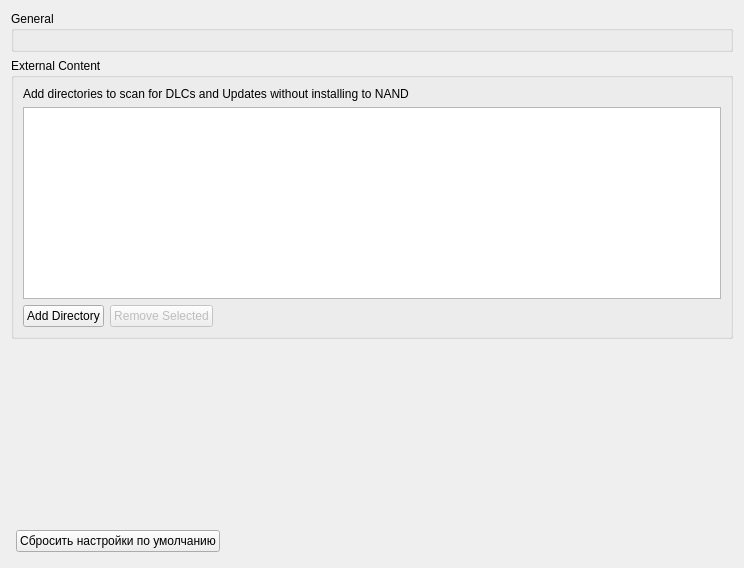
<?xml version="1.0" encoding="UTF-8"?>
<ui version="4.0">
 <class>ConfigureGeneral</class>
 <widget class="QWidget" name="ConfigureGeneral">
  <property name="geometry">
   <rect>
    <x>0</x>
    <y>0</y>
    <width>744</width>
    <height>568</height>
   </rect>
  </property>
  <property name="windowTitle">
   <string>Form</string>
  </property>
  <property name="accessibleName">
   <string>General</string>
  </property>
  <layout class="QHBoxLayout" name="HorizontalLayout">
   <item>
    <layout class="QVBoxLayout" name="VerticalLayout">
     <item>
      <widget class="QGroupBox" name="GeneralGroupBox">
       <property name="title">
        <string>General</string>
       </property>
       <layout class="QHBoxLayout" name="GeneralHorizontalLayout">
        <item>
         <widget class="QWidget" name="general_widget" native="true">
          <layout class="QVBoxLayout" name="GeneralVerticalLayout">
           <property name="leftMargin">
            <number>0</number>
           </property>
           <property name="topMargin">
            <number>0</number>
           </property>
           <property name="rightMargin">
            <number>0</number>
           </property>
           <property name="bottomMargin">
            <number>0</number>
           </property>
          </layout>
         </widget>
        </item>
       </layout>
      </widget>
     </item>
     <item>
      <widget class="QGroupBox" name="groupBox_external">
       <property name="title">
        <string>External Content</string>
       </property>
       <layout class="QVBoxLayout" name="verticalLayout_external">
        <item>
         <widget class="QLabel" name="label_external_desc">
          <property name="text">
           <string>Add directories to scan for DLCs and Updates without installing to NAND</string>
          </property>
          <property name="wordWrap">
           <bool>true</bool>
          </property>
         </widget>
        </item>
        <item>
         <widget class="QListWidget" name="external_content_list">
          <property name="selectionMode">
           <enum>QAbstractItemView::SingleSelection</enum>
          </property>
         </widget>
        </item>
        <item>
         <layout class="QHBoxLayout" name="horizontalLayout_external_buttons">
          <item>
           <widget class="QPushButton" name="add_external_dir_button">
            <property name="text">
             <string>Add Directory</string>
            </property>
           </widget>
          </item>
          <item>
           <widget class="QPushButton" name="remove_external_dir_button">
            <property name="text">
             <string>Remove Selected</string>
            </property>
            <property name="enabled">
             <bool>false</bool>
            </property>
           </widget>
          </item>
          <item>
           <spacer name="horizontalSpacer_external">
            <property name="orientation">
             <enum>Qt::Horizontal</enum>
            </property>
            <property name="sizeHint" stdset="0">
             <size>
              <width>40</width>
              <height>20</height>
             </size>
            </property>
           </spacer>
          </item>
         </layout>
        </item>
       </layout>
      </widget>
     </item>
     <item>
      <spacer name="verticalSpacer">
       <property name="orientation">
        <enum>Qt::Vertical</enum>
       </property>
       <property name="sizeHint" stdset="0">
        <size>
         <width>20</width>
         <height>40</height>
        </size>
       </property>
      </spacer>
     </item>
     <item>
      <layout class="QHBoxLayout" name="layout_reset">
       <property name="spacing">
        <number>6</number>
       </property>
       <property name="leftMargin">
        <number>5</number>
       </property>
       <property name="topMargin">
        <number>5</number>
       </property>
       <property name="rightMargin">
        <number>5</number>
       </property>
       <property name="bottomMargin">
        <number>5</number>
       </property>
       <item>
        <widget class="QPushButton" name="button_reset_defaults">
         <property name="text">
          <string>Сбросить настройки по умолчанию</string>
         </property>
        </widget>
       </item>
       <item>
        <spacer name="spacer_reset">
         <property name="orientation">
          <enum>Qt::Horizontal</enum>
         </property>
         <property name="sizeHint" stdset="0">
          <size>
           <width>40</width>
           <height>20</height>
          </size>
         </property>
        </spacer>
       </item>
      </layout>
     </item>
    </layout>
   </item>
  </layout>
 </widget>
 <resources/>
 <connections/>
</ui>
